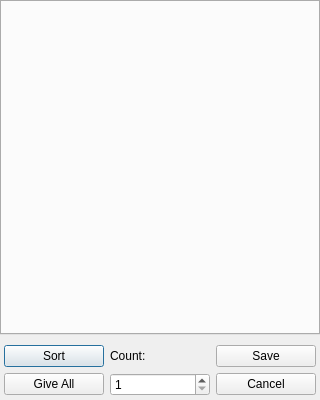
<?xml version="1.0" encoding="UTF-8"?>
<ui version="4.0">
 <class>SAV_Inventory</class>
 <widget class="QDialog" name="SAV_Inventory">
  <property name="windowTitle">
   <string>Inventory Editor</string>
  </property>
  <property name="modal">
   <bool>true</bool>
  </property>
  <property name="minimumSize">
   <size>
    <width>320</width>
    <height>400</height>
   </size>
  </property>
  <layout class="QVBoxLayout" name="InventoryRoot">
   <property name="leftMargin">
    <number>0</number>
   </property>
   <property name="topMargin">
    <number>0</number>
   </property>
   <property name="rightMargin">
    <number>0</number>
   </property>
   <property name="bottomMargin">
    <number>0</number>
   </property>
   <item>
    <widget class="QTabWidget" name="tabControl1"/>
   </item>
   <item>
    <widget class="QWidget" name="tableLayoutPanel1">
     <layout class="QGridLayout" name="tableLayoutPanel1Grid">
      <property name="leftMargin">
       <number>4</number>
      </property>
      <property name="topMargin">
       <number>4</number>
      </property>
      <property name="rightMargin">
       <number>4</number>
      </property>
      <property name="bottomMargin">
       <number>4</number>
      </property>
      <item row="0" column="0">
       <widget class="QPushButton" name="B_Sort">
        <property name="text">
         <string>Sort</string>
        </property>
       </widget>
      </item>
      <item row="0" column="1">
       <widget class="QLabel" name="L_Count">
        <property name="text">
         <string>Count:</string>
        </property>
       </widget>
      </item>
      <item row="0" column="2">
       <widget class="QPushButton" name="B_Save">
        <property name="text">
         <string>Save</string>
        </property>
       </widget>
      </item>
      <item row="1" column="0">
       <widget class="QPushButton" name="B_GiveAll">
        <property name="text">
         <string>Give All</string>
        </property>
       </widget>
      </item>
      <item row="1" column="1">
       <widget class="QSpinBox" name="NUD_Count">
        <property name="minimum">
         <number>1</number>
        </property>
        <property name="maximum">
         <number>999</number>
        </property>
        <property name="value">
         <number>1</number>
        </property>
       </widget>
      </item>
      <item row="1" column="2">
       <widget class="QPushButton" name="B_Cancel">
        <property name="text">
         <string>Cancel</string>
        </property>
       </widget>
      </item>
     </layout>
    </widget>
   </item>
  </layout>
 </widget>
 <resources/>
 <connections/>
</ui>
